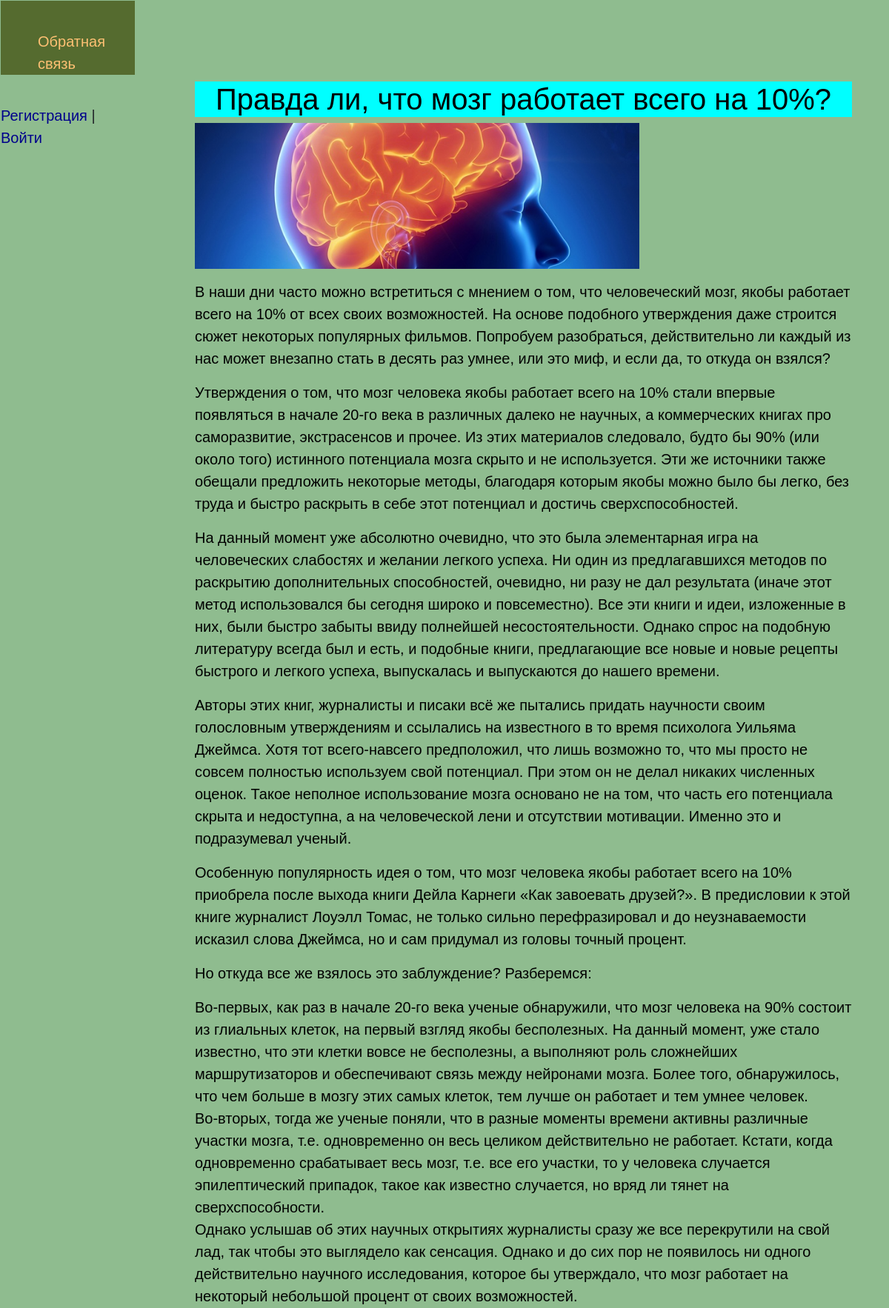
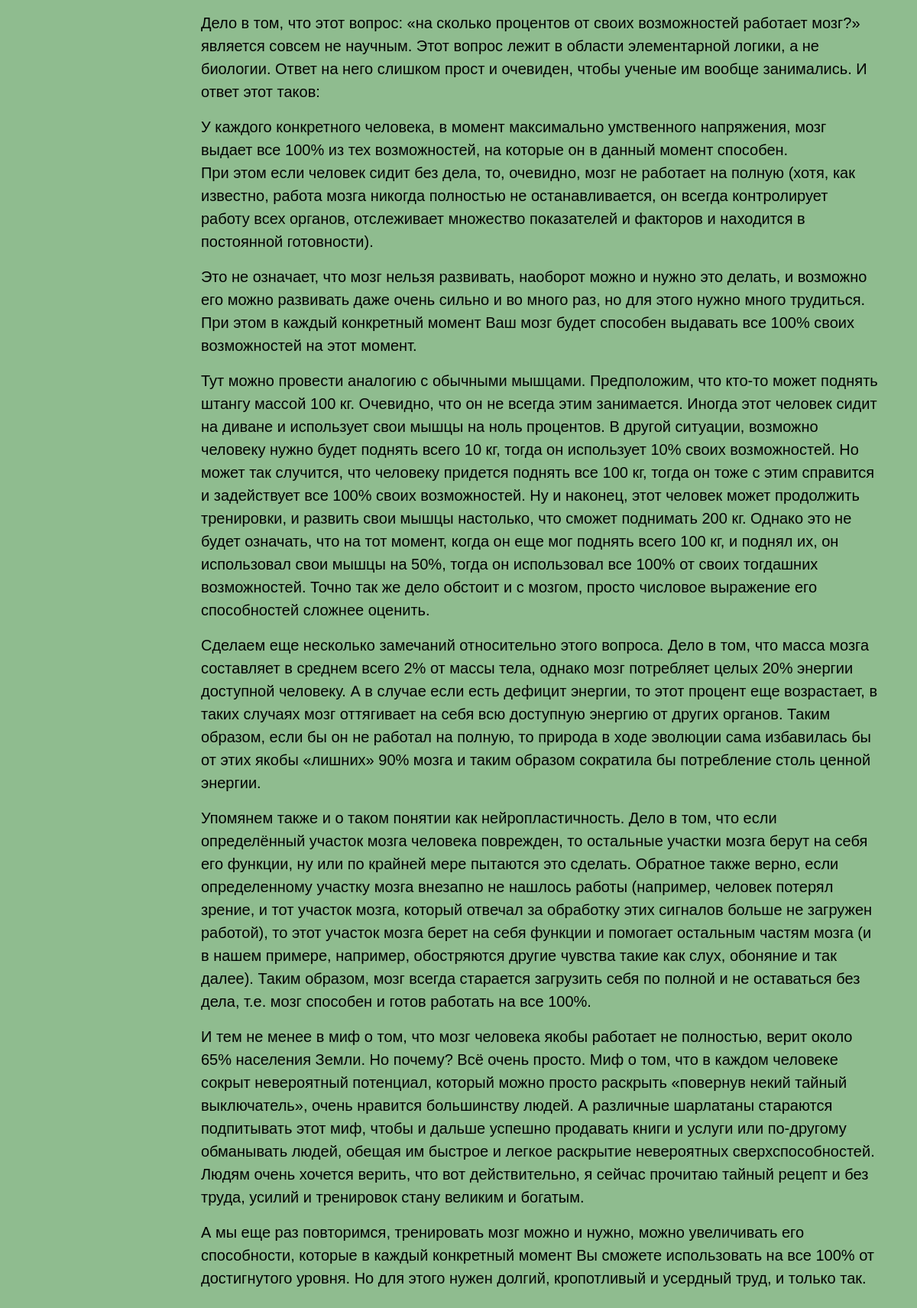
The app's page /post/4/ with its own data (2 pictures, top to bottom).
### news/models.py (models this page shows, shortened)
class News(models.Model):
    title = models.CharField('Заголовок', max_length=100)
    photo = models.ImageField(upload_to="photos/%Y/%m/%d/", null=True)
    description = models.TextField('Текст', null=True)
    author = models.CharField('Имя автора', max_length=100, null=True)
    date = models.DateField('Дата публикации', null=True)
    cat = models.ForeignKey('Category', on_delete=models.PROTECT, null=True)

### news/views.py (the view)
# urls.py: path('post/<int:post_id>/', show_post, name='post'),
def show_post(request, post_id):
    post = get_object_or_404(News, pk=post_id)
    context = {
        'post': post,
        'menu': menu,
        'title': post.title,
    }
    return render(request, 'post.html', context=context)

### templates/post.html
{% extends 'base.html' %}
{% block content %}
<h1>{{ post.title }}</h1>
{% if post.photo %}
<p><img class="img-article-left" src="{{ post.photo.url }}" alt="{{ post.title }}"></p>
{% endif %}
<h>{{ post.description|linebreaks }}</h>
{% endblock %}

### templates/base.html (style rules this page uses)
html, body { font-family: 'Arial'; margin: 0; padding: 0; height: 100%; width: 100%; background-color: darkseagreen; }
img { max-width: 600px; height: auto; }
.content-text h1 { background-color: cyan; text-align: center; font-size: 40px; }

### records on screen
News: title "Правда ли, что мозг работает всего на 10%?", photo (picture), description "В наши дни часто можно встретиться с мнением о том, что человеческий мозг, якобы работает всего на 10% от всех своих возможностей. На основе подобного утверждения даже строится сюжет некоторых популярных фильмов. Попробуем разобраться, действительно ли каждый из нас может внезапно стать в десять раз умнее, или это миф, и если да, то откуда он взялся? Утверждения о том, что мозг человека якобы работает всего на 10% стали впервые появляться в начале 20-го века в различных далеко не научных, а коммерческих книгах про саморазвитие, экстрасенсов и прочее. Из этих материалов следовало, будто бы 90% (или около того) истинного потенциала мозга скрыто и не используется. Эти же источники также…"

### other values on screen
{{ m.title }} "Обратная связь"
